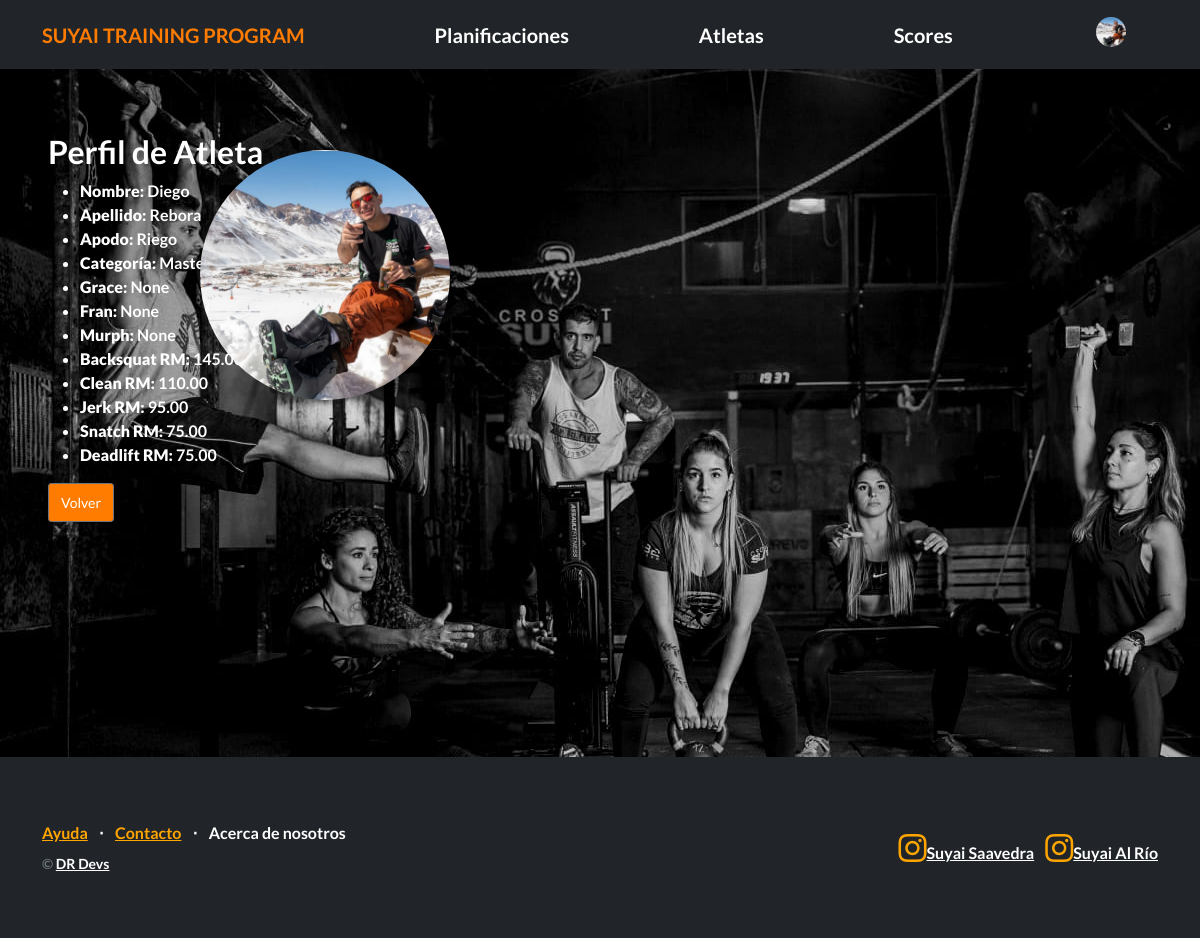
Page /atletas/ver_atleta/1/ (signed in) on the earlier database version.
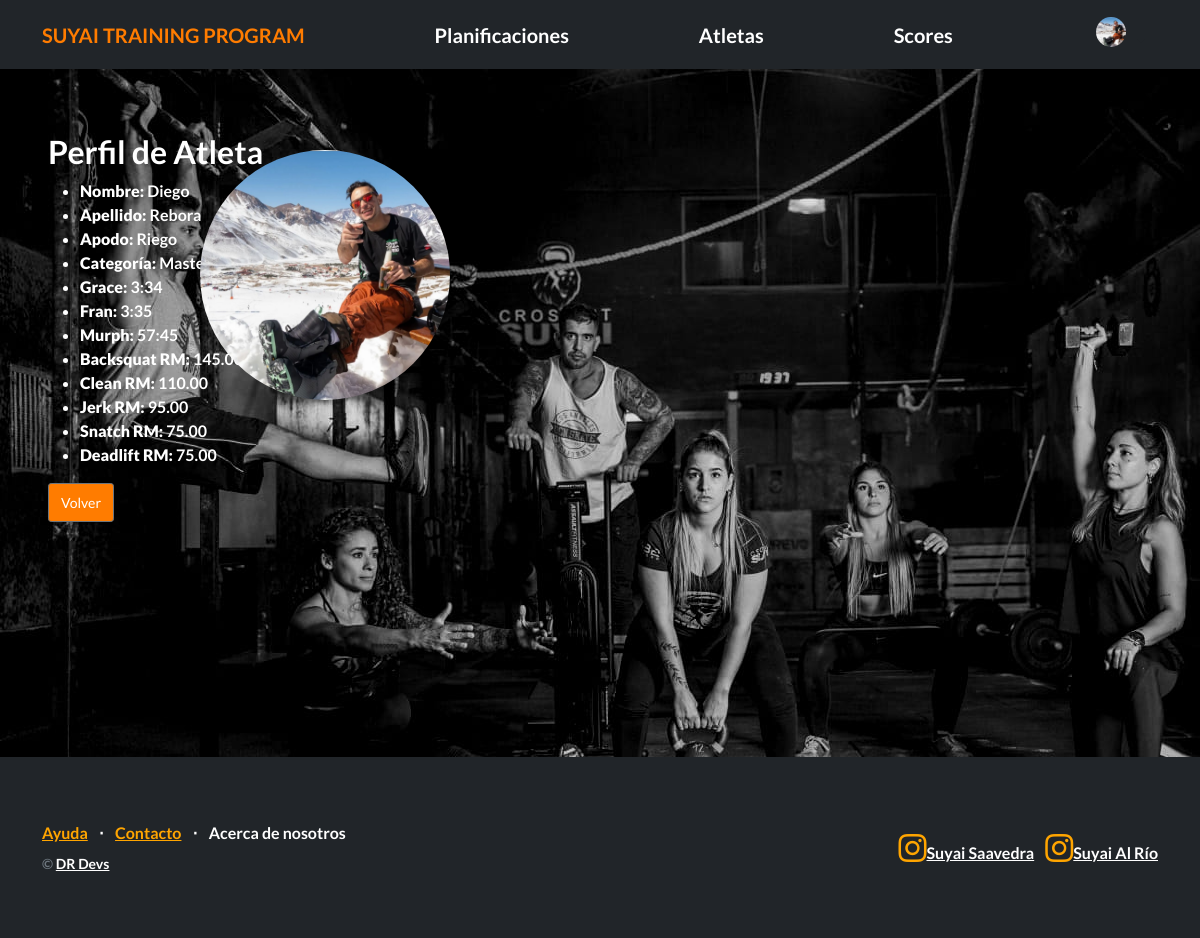
Same page on the later database version.
### Atletas/models.py (models this page shows, shortened)
class Avatar(models.Model):
   user = models.OneToOneField(User, on_delete=models.CASCADE, null=True)
   imagen = models.ImageField(upload_to='avatares', null=True, blank=True)

class Atleta(models.Model):
    user = models.OneToOneField(User, on_delete=models.CASCADE,  default=1)
    categoria = models.CharField(max_length=20, null=True, blank=True)
    apodo = models.CharField(max_length=20, null=True,  blank=True)
    grace = models.CharField(max_length=20, null=True, blank=True)
    fran = models.CharField(max_length=20, null=True, blank=True)
    murph = models.CharField(max_length=20, null=True, blank=True)
    backsquat_rm = models.DecimalField(max_digits=6, decimal_places=2, null=True, blank=True)
    clean_rm = models.DecimalField(max_digits=6, decimal_places=2, null=True, blank=True)
    jerk_rm = models.DecimalField(max_digits=6, decimal_places=2, null=True, blank=True)
    snatch_rm = models.DecimalField(max_digits=6, decimal_places=2, null=True, blank=True)
    deadlift_rm = models.DecimalField(max_digits=6, decimal_places=2, null=True, blank=True)

### Atletas/views.py (the view)
# urls.py: path("ver_atleta/<int:pk>/", AtletaDetailView.as_view(), name="ver_atleta"),
class AtletaDetailView(LoginRequiredMixin, DetailView):
    model = Atleta
    template_name = "Atletas/atleta_detail.html"
    login_url = 'login'

### Atletas/templates/Atletas/atleta_detail.html
{% extends "Planificaciones/base.html" %}
{% block contenido %}
<div class="perfil-atleta">
  <h2>Perfil de Atleta</h2>
  <ul>
    <li><strong>Nombre:</strong> {{ atleta.user.first_name }}</li>
    <li><strong>Apellido:</strong> {{ atleta.user.last_name }}</li>
    <li><strong>Apodo:</strong> {{ atleta.apodo }}</li>
    <li><strong>Categoría:</strong> {{ atleta.categoria }}</li>
    <li><strong>Grace:</strong> {{ atleta.grace }}</li>
    <li><strong>Fran:</strong> {{ atleta.fran }}</li>
    <li><strong>Murph:</strong> {{ atleta.murph }}</li>
    <li><strong>Backsquat RM:</strong> {{ atleta.backsquat_rm }}</li>
    <li><strong>Clean RM:</strong> {{ atleta.clean_rm }}</li>
    <li><strong>Jerk RM:</strong> {{ atleta.jerk_rm }}</li>
    <li><strong>Snatch RM:</strong> {{ atleta.snatch_rm }}</li>
    <li><strong>Deadlift RM:</strong> {{ atleta.deadlift_rm }}</li>
  </ul>
  <img src="{{ atleta.user.avatar.imagen.url }}" style="width: 250px; height: 250px; border-radius: 50%; position: absolute; top: 150px; right: 750px;">
  <a href="{% url 'listar_atletas' %}" class="btn btn-secondary btn-sm">Volver</a>
</div>
{% endblock contenido %}

### Planificaciones/templates/Planificaciones/base.html (shortened to what this page needs)
{% load static %}
<!DOCTYPE html>
<html lang="en">
    <head>
        <link href="https://cdn.jsdelivr.net/npm/bootstrap-icons@1.5.0/font/bootstrap-icons.css" rel="stylesheet" type="text/css" />
        <link href="{% static 'css/styles.css' %}" rel="stylesheet" />
    </head>
    <body>
        <nav class="navbar bg-dark" data-bs-theme="dark">
            <div class="container">
                <a class="navbar-brand naranja-text" href="{% url 'inicio' %}">SUYAI TRAINING PROGRAM</a>
                <a class="navbar-brand" href="{% url 'listar_planis' %}">Planificaciones</a>
                <a class="navbar-brand" href="{% url 'listar_atletas' %}">Atletas</a>
                <a class="navbar-brand" href="{% url 'listar_scores' %}">Scores</a>
                {% if user.is_authenticated %}
                <div class="dropdown "  >
                    <button
                        class="btn btn-ligth btn-sm dropdown-toggle "
                        type="button"
                         data-bs-toggle="dropdown"
                         aria-haspopup="true"
                        aria-expanded="false"
                    >
                          <div style="display: inline-flex;">
                            {% if user.avatar.imagen.url %}
                                <img src="{{ user.avatar.imagen.url }}" style="width: 30px; height: 30px; border-radius: 50%; margin-right: 5px;">
                            {% else %}
                                <img src="{%static 'default_avatar.jpg'%}" style="width: 30px; height: 30px; border-radius: 50%; margin-right: 5px;">
                            {% endif %}
                          </div>
                        </button>
                    </div>
                {% else %}
                <a class="btn btn-secondary" href="{% url 'login' %}" >Iniciar sesión</a>
                <a class="btn btn-secondary" href="{% url 'registro' %}">Registrarse</a>
                {% endif %}
            </div>
        </nav>
        <section style="padding: 4rem 3rem; background-image: url('/static/suyaibc.jpeg');">
            <div id="main">
            {% block contenido %}{% endblock contenido %}
        </section>
        <footer class="footer bg-dark">
            <div class="container">
                <div class="row">
                    <div class="col-lg-6 h-100 text-center text-lg-start my-auto">
                        <ul class="list-inline mb-2">
                            <li class="list-inline-item"><a style= "color: orange"; href="#!">Ayuda</a></li>
                            <li class="list-inline-item">⋅</li>
                            <li class="list-inline-item"><a style= "color: orange"; href="#!">Contacto</a></li>
                            <li class="list-inline-item">⋅</li>
                            <li class="list-inline-item"><a>Acerca de nosotros</a></li>
                        </ul>
                        <p class="text-muted small mb-4 mb-lg-0">&copy; <a href="{% url 'about_dr' %}">DR Devs</a></p>
                    </div>
                    <div class="col-lg-6 h-100 text-center text-lg-end my-auto">
                        <ul class="list-inline mb-0">
                            <li class="list-inline-item">
                                <a href="https://www.instagram.com/suyai_saavedra/?hl=es"><i class="bi-instagram fs-3", style= "color: orange"></i>Suyai Saavedra</a>
                            </li>
                            <li class="list-inline-item">
                                <a href="https://www.instagram.com/suyai.fitness/"><i class="bi-instagram fs-3", style= "color: orange"></i>Suyai Al Río</a>
                            </li>
                        </ul>
                    </div>
                </div>
            </div>
        </footer>
    </body>
</html>

### Planificaciones/templates/Planificaciones/base.html (style rules this page uses)
body { height: 100vh; background-size: cover; background-position: center; color: white; font-weight: bold; }
section { padding: 4rem 3rem; }
#main { min-height: calc(80vh - 80px); }

Differences in the rows shown:
changed Atleta "Riego": grace "None" → "3:34"; fran "None" → "3:35"; murph "None" → "57:45"
